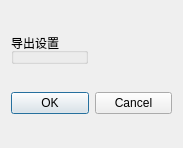
<?xml version="1.0" encoding="UTF-8"?>
<ui version="4.0">
 <class>MaskExporterDialog</class>
 <widget class="QDialog" name="MaskExporterDialog">
  <property name="geometry">
   <rect>
    <x>0</x>
    <y>0</y>
    <width>183</width>
    <height>148</height>
   </rect>
  </property>
  <property name="sizePolicy">
   <sizepolicy hsizetype="Fixed" vsizetype="Fixed">
    <horstretch>183</horstretch>
    <verstretch>148</verstretch>
   </sizepolicy>
  </property>
  <property name="minimumSize">
   <size>
    <width>183</width>
    <height>148</height>
   </size>
  </property>
  <property name="maximumSize">
   <size>
    <width>183</width>
    <height>148</height>
   </size>
  </property>
  <property name="windowTitle">
   <string>Dialog</string>
  </property>
  <layout class="QVBoxLayout" name="verticalLayout_3">
   <item>
    <widget class="QGroupBox" name="saveParBox">
     <property name="sizePolicy">
      <sizepolicy hsizetype="Fixed" vsizetype="Fixed">
       <horstretch>0</horstretch>
       <verstretch>0</verstretch>
      </sizepolicy>
     </property>
     <property name="title">
      <string>导出设置</string>
     </property>
    </widget>
   </item>
   <item>
    <layout class="QHBoxLayout" name="horizontalLayout">
     <item>
      <widget class="QPushButton" name="okButton">
       <property name="text">
        <string>OK</string>
       </property>
       <property name="default">
        <bool>true</bool>
       </property>
      </widget>
     </item>
     <item>
      <widget class="QPushButton" name="cancelButton">
       <property name="text">
        <string>Cancel</string>
       </property>
      </widget>
     </item>
    </layout>
   </item>
  </layout>
 </widget>
 <resources/>
 <connections>
  <connection>
   <sender>okButton</sender>
   <signal>clicked()</signal>
   <receiver>MaskExporterDialog</receiver>
   <slot>accept()</slot>
   <hints>
    <hint type="sourcelabel">
     <x>278</x>
     <y>253</y>
    </hint>
    <hint type="destinationlabel">
     <x>96</x>
     <y>254</y>
    </hint>
   </hints>
  </connection>
  <connection>
   <sender>cancelButton</sender>
   <signal>clicked()</signal>
   <receiver>MaskExporterDialog</receiver>
   <slot>reject()</slot>
   <hints>
    <hint type="sourcelabel">
     <x>369</x>
     <y>253</y>
    </hint>
    <hint type="destinationlabel">
     <x>179</x>
     <y>282</y>
    </hint>
   </hints>
  </connection>
 </connections>
</ui>
